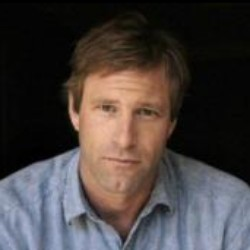
#> input picture OpenCV/datasets/lfw/Aaron_Eckhart/Aaron_Eckhart_0001.jpg, 250 x 250 px
$ python 10mask.py
#> lines starting #> are read from the running program, lines starting #| are printed output that depends on the picture
# 1 导入库
import numpy as np
import matplotlib.pyplot as plt
import cv2

# 2 方法：显示图片
def show_image(image,title,pos):
    img_RGB = image[:, :, ::-1]
    plt.title(title)
    plt.subplot(2,2,pos)
    plt.imshow(img_RGB)

# 3 方法：显示灰度直方图
def show_histogram(hist,title,pos,color):
    plt.subplot(2,2,pos)
    plt.title(title)
    plt.xlim([0,256])
    plt.plot(hist,color=color)

# 4 main
def main():
    # 5 创建画布
    plt.figure(figsize=(12,7))
    plt.suptitle("Grayimg and Histogram with mask")

    # 6 读取图片并灰度转换,计算直方图,显示
    img_gray = img=cv2.imread("./datasets/lfw/Aaron_Eckhart/Aaron_Eckhart_0001.jpg"
                              ,cv2.COLOR_BGR2GRAY)
#> img_gray is the input picture: shape (250, 250, 3); mean B, G, R 63, 64.4, 71.8
    img_gray_hist = cv2.calcHist([img_gray],[0],None,[256],[0,256])
#> img_gray_hist = 256 values, max 7518 at index 4, min 0 at index 209, mean 244.1
    show_image(img_gray,"img gray",1)
    show_histogram(img_gray_hist,"gray hist",3,"red")

    # 7 mask , 计算位图 , 直方图
    mask = np.zeros(img_gray.shape[:2],np.uint8)
    mask[25:175,55:185] = 255 # 获取mask并赋予颜色
    img_mask_hist = cv2.calcHist([img_gray],[0],mask,[256],[0,256])
#> img_mask_hist = 256 values, max 706 at index 4, min 0 at index 195, mean 76.17

    # 8 通过位运算（与运算）计算带有mask的灰度图片
    mask_img = cv2.bitwise_and(img_gray,img_gray,mask = mask)
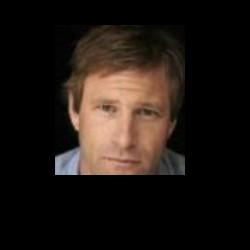
#> mask_img: shape (250, 250, 3); mean B, G, R 19.5, 24.4, 32.4

    # 9 显示带有mask的图片和直方图
    show_image(mask_img,"mask img",2)
    show_histogram(img_gray_hist,"mask hist",4,"blue")
    plt.show()
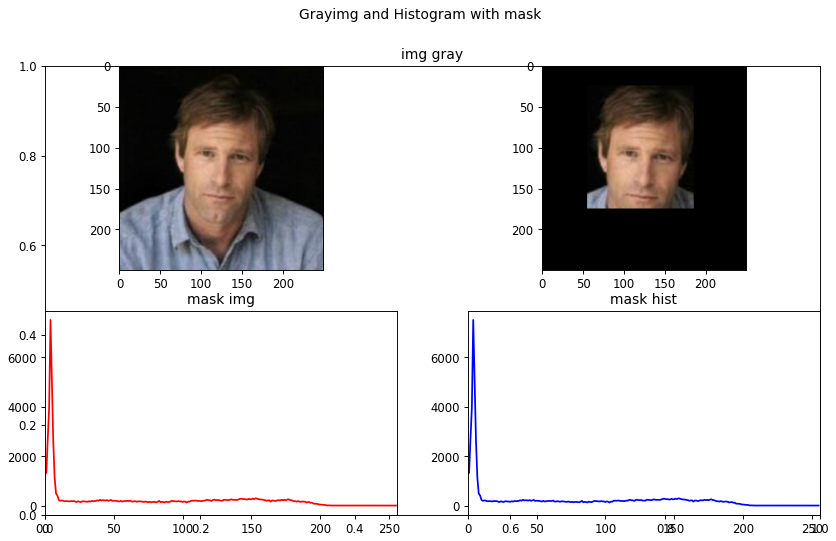
#> figure drawn by matplotlib, 4 panels; panel 2: curve peaks at x = 4, y = 7518; panel 4: curve peaks at x = 4, y = 7518


if __name__ == '__main__':
    main()
